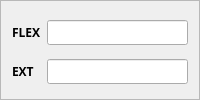
            <widget class="QFrame" name="frame_71">
             <property name="font">
              <font>
               <pointsize>9</pointsize>
              </font>
             </property>
             <property name="frameShape">
              <enum>QFrame::StyledPanel</enum>
             </property>
             <property name="frameShadow">
              <enum>QFrame::Raised</enum>
             </property>
             <layout class="QGridLayout" name="gridLayout_36">
              <property name="bottomMargin">
               <number>6</number>
              </property>
              <item row="0" column="0">
               <widget class="QLabel" name="label_95">
                <property name="font">
                 <font>
                  <family>Segoe UI Black</family>
                  <pointsize>9</pointsize>
                  <weight>75</weight>
                  <bold>true</bold>
                 </font>
                </property>
                <property name="text">
                 <string>FLEX</string>
                </property>
               </widget>
              </item>
              <item row="0" column="1">
               <widget class="QLineEdit" name="mwrist_flex_l">
                <property name="font">
                 <font>
                  <family>Segoe UI Black</family>
                  <pointsize>9</pointsize>
                  <weight>75</weight>
                  <bold>true</bold>
                 </font>
                </property>
               </widget>
              </item>
              <item row="1" column="0">
               <widget class="QLabel" name="label_96">
                <property name="font">
                 <font>
                  <family>Segoe UI Black</family>
                  <pointsize>9</pointsize>
                  <weight>75</weight>
                  <bold>true</bold>
                 </font>
                </property>
                <property name="text">
                 <string>EXT</string>
                </property>
               </widget>
              </item>
              <item row="1" column="1">
               <widget class="QLineEdit" name="mwrist_ext_l">
                <property name="font">
                 <font>
                  <family>Segoe UI Black</family>
                  <pointsize>9</pointsize>
                  <weight>75</weight>
                  <bold>true</bold>
                 </font>
                </property>
               </widget>
              </item>
             </layout>
            </widget>
